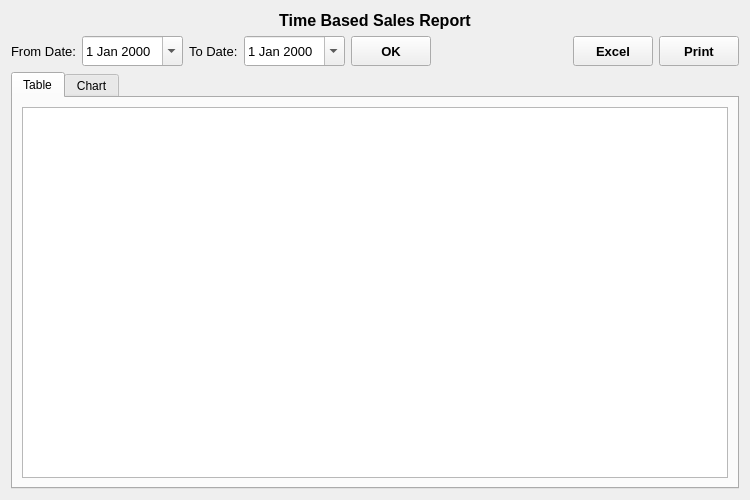
<?xml version="1.0" encoding="UTF-8"?>
<ui version="4.0">
 <class>TimeBasedSales</class>
 <widget class="QWidget" name="TimeBasedSales">
  <property name="geometry">
   <rect>
    <x>0</x>
    <y>0</y>
    <width>750</width>
    <height>500</height>
   </rect>
  </property>
  <property name="font">
   <font>
    <family>Microsoft YaHei UI</family>
   </font>
  </property>
  <property name="windowTitle">
   <string>Form</string>
  </property>
  <layout class="QVBoxLayout" name="verticalLayout_3">
   <item>
    <widget class="QLabel" name="label">
     <property name="font">
      <font>
       <pointsize>12</pointsize>
       <weight>75</weight>
       <bold>true</bold>
      </font>
     </property>
     <property name="text">
      <string>Time Based Sales Report</string>
     </property>
     <property name="alignment">
      <set>Qt::AlignCenter</set>
     </property>
    </widget>
   </item>
   <item>
    <layout class="QHBoxLayout" name="horizontalLayout">
     <item>
      <widget class="QLabel" name="fromDateLabel">
       <property name="font">
        <font>
         <pointsize>10</pointsize>
        </font>
       </property>
       <property name="text">
        <string>From Date:</string>
       </property>
      </widget>
     </item>
     <item>
      <widget class="QDateEdit" name="fromDateDateEdit">
       <property name="minimumSize">
        <size>
         <width>0</width>
         <height>30</height>
        </size>
       </property>
       <property name="font">
        <font>
         <pointsize>10</pointsize>
        </font>
       </property>
       <property name="calendarPopup">
        <bool>true</bool>
       </property>
      </widget>
     </item>
     <item>
      <widget class="QLabel" name="toDateLabel">
       <property name="font">
        <font>
         <pointsize>10</pointsize>
        </font>
       </property>
       <property name="text">
        <string>To Date:</string>
       </property>
      </widget>
     </item>
     <item>
      <widget class="QDateEdit" name="toDateDateEdit">
       <property name="minimumSize">
        <size>
         <width>0</width>
         <height>30</height>
        </size>
       </property>
       <property name="font">
        <font>
         <pointsize>10</pointsize>
        </font>
       </property>
       <property name="calendarPopup">
        <bool>true</bool>
       </property>
      </widget>
     </item>
     <item>
      <widget class="QToolButton" name="OKButton">
       <property name="minimumSize">
        <size>
         <width>80</width>
         <height>30</height>
        </size>
       </property>
       <property name="font">
        <font>
         <pointsize>10</pointsize>
         <weight>75</weight>
         <bold>true</bold>
        </font>
       </property>
       <property name="text">
        <string>OK</string>
       </property>
      </widget>
     </item>
     <item>
      <spacer name="horizontalSpacer">
       <property name="orientation">
        <enum>Qt::Horizontal</enum>
       </property>
       <property name="sizeHint" stdset="0">
        <size>
         <width>40</width>
         <height>20</height>
        </size>
       </property>
      </spacer>
     </item>
     <item>
      <widget class="QToolButton" name="excelButton">
       <property name="minimumSize">
        <size>
         <width>80</width>
         <height>30</height>
        </size>
       </property>
       <property name="font">
        <font>
         <pointsize>10</pointsize>
         <weight>75</weight>
         <bold>true</bold>
        </font>
       </property>
       <property name="text">
        <string>Excel</string>
       </property>
      </widget>
     </item>
     <item>
      <widget class="QToolButton" name="printButton">
       <property name="minimumSize">
        <size>
         <width>80</width>
         <height>30</height>
        </size>
       </property>
       <property name="font">
        <font>
         <pointsize>10</pointsize>
         <weight>75</weight>
         <bold>true</bold>
        </font>
       </property>
       <property name="text">
        <string>Print</string>
       </property>
      </widget>
     </item>
    </layout>
   </item>
   <item>
    <widget class="QTabWidget" name="tabWidget">
     <property name="currentIndex">
      <number>0</number>
     </property>
     <widget class="QWidget" name="tab">
      <attribute name="title">
       <string>Table</string>
      </attribute>
      <layout class="QVBoxLayout" name="verticalLayout_5">
       <item>
        <layout class="QVBoxLayout" name="verticalLayout_4">
         <item>
          <widget class="QTableView" name="itemWiseTableView">
           <property name="font">
            <font>
             <pointsize>12</pointsize>
            </font>
           </property>
           <property name="alternatingRowColors">
            <bool>true</bool>
           </property>
          </widget>
         </item>
        </layout>
       </item>
      </layout>
     </widget>
     <widget class="QWidget" name="tab_2">
      <attribute name="title">
       <string>Chart</string>
      </attribute>
      <layout class="QVBoxLayout" name="verticalLayout_2">
       <item>
        <layout class="QVBoxLayout" name="chartLay"/>
       </item>
      </layout>
     </widget>
    </widget>
   </item>
  </layout>
 </widget>
 <resources/>
 <connections/>
</ui>
